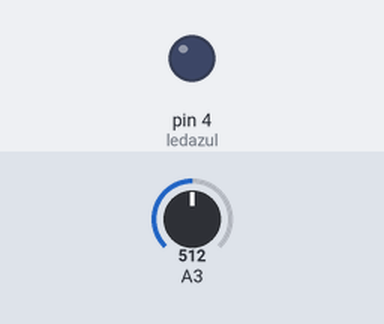
Simulated run of this sketch. Board: Arduino Uno, built with avr-gcc and run on an emulated ATmega328P. Parts: output pins drawn as LEDs (lit = HIGH). Inputs (shaded band) come from the test bench; at power-on: A3 = 512.

Above: at 1.2 s.
1.3 s: A3 set to 593
2.8 s: A3 set to 610
At 3.7 s:
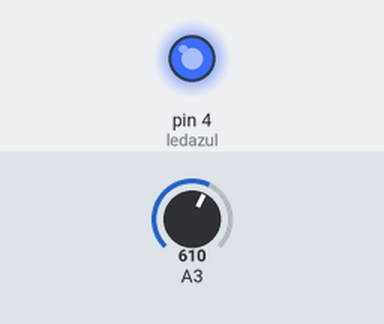
4.3 s: A3 set to 511
At 7.0 s:
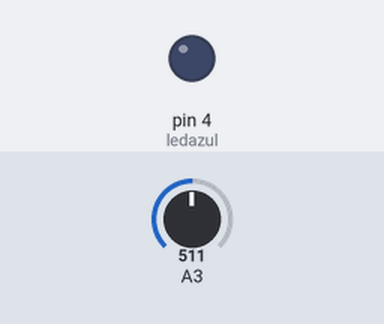
7.3 s: A3 set to 716
At 8.4 s:
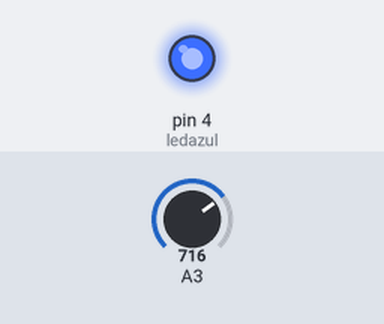
Timing chart, 0 to 9.8 s (numbered marks = the images above; inputs shaded):
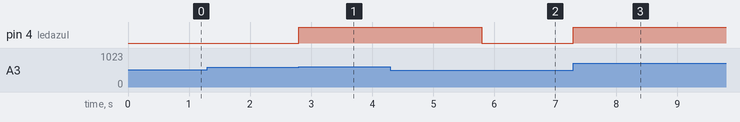

The sketch:

Hito2.5.ino
```cpp
int ledazul=4;
int microfono=600;

void setup()
{
  pinMode(ledazul, OUTPUT);
}

void loop()
{
  int valorsensor=analogRead(A3);
  if(valorsensor>microfono){
    digitalWrite(ledazul,HIGH);
    delay(3000);
    digitalWrite(ledazul,LOW);
  }
  else{
    digitalWrite(ledazul,LOW);
  }
}
```

Measured:
- the behaviour switches between 600 and 601 on A3 (found by bisection; images 0 and 1)
- after the input at 1.3 s, every drawn part: stays the same
- after the input at 2.8 s, pin 4 (ledazul): LOW → HIGH at once
- after the input at 4.3 s, pin 4 (ledazul): HIGH → LOW after 1.5 s
- after the input at 7.3 s, pin 4 (ledazul): LOW → HIGH at once
